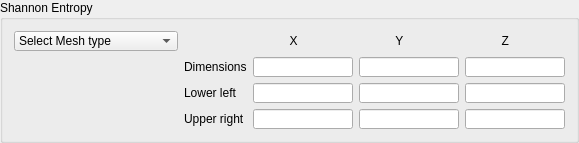
        <widget class="QGroupBox" name="Entropy_GB">
         <property name="sizePolicy">
          <sizepolicy hsizetype="Preferred" vsizetype="Expanding">
           <horstretch>0</horstretch>
           <verstretch>0</verstretch>
          </sizepolicy>
         </property>
         <property name="minimumSize">
          <size>
           <width>0</width>
           <height>0</height>
          </size>
         </property>
         <property name="maximumSize">
          <size>
           <width>620</width>
           <height>142</height>
          </size>
         </property>
         <property name="title">
          <string>Shannon Entropy</string>
         </property>
         <layout class="QGridLayout" name="gridLayout_14">
          <item row="0" column="0">
           <layout class="QGridLayout" name="gridLayout_4">
            <item row="0" column="3">
             <widget class="QLabel" name="label_5">
              <property name="minimumSize">
               <size>
                <width>0</width>
                <height>20</height>
               </size>
              </property>
              <property name="maximumSize">
               <size>
                <width>100000</width>
                <height>20</height>
               </size>
              </property>
              <property name="layoutDirection">
               <enum>Qt::LeftToRight</enum>
              </property>
              <property name="text">
               <string>           Y</string>
              </property>
             </widget>
            </item>
            <item row="1" column="4">
             <widget class="QLineEdit" name="Z_dim">
              <property name="sizePolicy">
               <sizepolicy hsizetype="Preferred" vsizetype="Preferred">
                <horstretch>0</horstretch>
                <verstretch>0</verstretch>
               </sizepolicy>
              </property>
              <property name="minimumSize">
               <size>
                <width>0</width>
                <height>20</height>
               </size>
              </property>
              <property name="maximumSize">
               <size>
                <width>100</width>
                <height>20</height>
               </size>
              </property>
             </widget>
            </item>
            <item row="0" column="2">
             <widget class="QLabel" name="label_4">
              <property name="minimumSize">
               <size>
                <width>0</width>
                <height>20</height>
               </size>
              </property>
              <property name="maximumSize">
               <size>
                <width>100000</width>
                <height>20</height>
               </size>
              </property>
              <property name="layoutDirection">
               <enum>Qt::RightToLeft</enum>
              </property>
              <property name="text">
               <string>           X</string>
              </property>
             </widget>
            </item>
            <item row="0" column="0">
             <widget class="QComboBox" name="Entropy_type_CB">
              <property name="sizePolicy">
               <sizepolicy hsizetype="Preferred" vsizetype="Preferred">
                <horstretch>0</horstretch>
                <verstretch>0</verstretch>
               </sizepolicy>
              </property>
              <property name="minimumSize">
               <size>
                <width>164</width>
                <height>20</height>
               </size>
              </property>
              <property name="maximumSize">
               <size>
                <width>155</width>
                <height>20</height>
               </size>
              </property>
              <item>
               <property name="text">
                <string>Select Mesh type</string>
               </property>
              </item>
              <item>
               <property name="text">
                <string>Fixed mesh box</string>
               </property>
              </item>
              <item>
               <property name="text">
                <string>Entire geometry</string>
               </property>
              </item>
             </widget>
            </item>
            <item row="3" column="2">
             <widget class="QLineEdit" name="X_UR_Entropy">
              <property name="sizePolicy">
               <sizepolicy hsizetype="Preferred" vsizetype="Preferred">
                <horstretch>0</horstretch>
                <verstretch>0</verstretch>
               </sizepolicy>
              </property>
              <property name="minimumSize">
               <size>
                <width>0</width>
                <height>20</height>
               </size>
              </property>
              <property name="maximumSize">
               <size>
                <width>100</width>
                <height>20</height>
               </size>
              </property>
             </widget>
            </item>
            <item row="3" column="4">
             <widget class="QLineEdit" name="Z_UR_Entropy">
              <property name="sizePolicy">
               <sizepolicy hsizetype="Preferred" vsizetype="Preferred">
                <horstretch>0</horstretch>
                <verstretch>0</verstretch>
               </sizepolicy>
              </property>
              <property name="minimumSize">
               <size>
                <width>0</width>
                <height>20</height>
               </size>
              </property>
              <property name="maximumSize">
               <size>
                <width>100</width>
                <height>20</height>
               </size>
              </property>
             </widget>
            </item>
            <item row="1" column="3">
             <widget class="QLineEdit" name="Y_dim">
              <property name="sizePolicy">
               <sizepolicy hsizetype="Preferred" vsizetype="Preferred">
                <horstretch>0</horstretch>
                <verstretch>0</verstretch>
               </sizepolicy>
              </property>
              <property name="minimumSize">
               <size>
                <width>0</width>
                <height>20</height>
               </size>
              </property>
              <property name="maximumSize">
               <size>
                <width>100</width>
                <height>20</height>
               </size>
              </property>
             </widget>
            </item>
            <item row="0" column="4">
             <widget class="QLabel" name="label_6">
              <property name="minimumSize">
               <size>
                <width>0</width>
                <height>20</height>
               </size>
              </property>
              <property name="maximumSize">
               <size>
                <width>100000</width>
                <height>20</height>
               </size>
              </property>
              <property name="layoutDirection">
               <enum>Qt::LeftToRight</enum>
              </property>
              <property name="text">
               <string>           Z</string>
              </property>
             </widget>
            </item>
            <item row="1" column="2">
             <widget class="QLineEdit" name="X_dim">
              <property name="sizePolicy">
               <sizepolicy hsizetype="Preferred" vsizetype="Preferred">
                <horstretch>0</horstretch>
                <verstretch>0</verstretch>
               </sizepolicy>
              </property>
              <property name="minimumSize">
               <size>
                <width>0</width>
                <height>20</height>
               </size>
              </property>
              <property name="maximumSize">
               <size>
                <width>100</width>
                <height>20</height>
               </size>
              </property>
             </widget>
            </item>
            <item row="1" column="1">
             <widget class="QLabel" name="label_2">
              <property name="minimumSize">
               <size>
                <width>0</width>
                <height>20</height>
               </size>
              </property>
              <property name="maximumSize">
               <size>
                <width>100</width>
                <height>20</height>
               </size>
              </property>
              <property name="layoutDirection">
               <enum>Qt::RightToLeft</enum>
              </property>
              <property name="autoFillBackground">
               <bool>false</bool>
              </property>
              <property name="text">
               <string>Dimensions</string>
              </property>
             </widget>
            </item>
            <item row="2" column="2">
             <widget class="QLineEdit" name="X_LL_Entropy">
              <property name="sizePolicy">
               <sizepolicy hsizetype="Preferred" vsizetype="Preferred">
                <horstretch>0</horstretch>
                <verstretch>0</verstretch>
               </sizepolicy>
              </property>
              <property name="minimumSize">
               <size>
                <width>0</width>
                <height>20</height>
               </size>
              </property>
              <property name="maximumSize">
               <size>
                <width>100</width>
                <height>20</height>
               </size>
              </property>
             </widget>
            </item>
            <item row="2" column="1">
             <widget class="QLabel" name="label_3">
              <property name="minimumSize">
               <size>
                <width>0</width>
                <height>20</height>
               </size>
              </property>
              <property name="maximumSize">
               <size>
                <width>100</width>
                <height>20</height>
               </size>
              </property>
              <property name="layoutDirection">
               <enum>Qt::RightToLeft</enum>
              </property>
              <property name="text">
               <string>Lower left</string>
              </property>
             </widget>
            </item>
            <item row="2" column="3">
             <widget class="QLineEdit" name="Y_LL_Entropy">
              <property name="sizePolicy">
               <sizepolicy hsizetype="Preferred" vsizetype="Preferred">
                <horstretch>0</horstretch>
                <verstretch>0</verstretch>
               </sizepolicy>
              </property>
              <property name="minimumSize">
               <size>
                <width>0</width>
                <height>20</height>
               </size>
              </property>
              <property name="maximumSize">
               <size>
                <width>100</width>
                <height>20</height>
               </size>
              </property>
             </widget>
            </item>
            <item row="2" column="4">
             <widget class="QLineEdit" name="Z_LL_Entropy">
              <property name="sizePolicy">
               <sizepolicy hsizetype="Preferred" vsizetype="Preferred">
                <horstretch>0</horstretch>
                <verstretch>0</verstretch>
               </sizepolicy>
              </property>
              <property name="minimumSize">
               <size>
                <width>0</width>
                <height>20</height>
               </size>
              </property>
              <property name="maximumSize">
               <size>
                <width>100</width>
                <height>20</height>
               </size>
              </property>
             </widget>
            </item>
            <item row="3" column="1">
             <widget class="QLabel" name="label">
              <property name="minimumSize">
               <size>
                <width>0</width>
                <height>20</height>
               </size>
              </property>
              <property name="maximumSize">
               <size>
                <width>100</width>
                <height>20</height>
               </size>
              </property>
              <property name="layoutDirection">
               <enum>Qt::RightToLeft</enum>
              </property>
              <property name="text">
               <string>Upper right</string>
              </property>
             </widget>
            </item>
            <item row="3" column="3">
             <widget class="QLineEdit" name="Y_UR_Entropy">
              <property name="sizePolicy">
               <sizepolicy hsizetype="Preferred" vsizetype="Preferred">
                <horstretch>0</horstretch>
                <verstretch>0</verstretch>
               </sizepolicy>
              </property>
              <property name="minimumSize">
               <size>
                <width>0</width>
                <height>20</height>
               </size>
              </property>
              <property name="maximumSize">
               <size>
                <width>100</width>
                <height>20</height>
               </size>
              </property>
             </widget>
            </item>
           </layout>
          </item>
         </layout>
        </widget>
